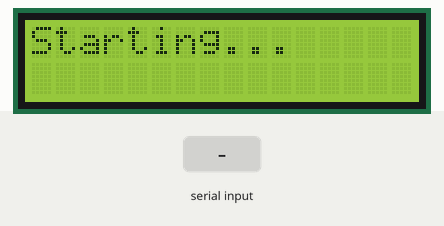
Simulated run of this sketch. Board: Arduino Uno, built with avr-gcc and run on an emulated ATmega328P. Parts: 16×2 character LCD. The inputs (shaded band) are chosen by the test bench.

Above: at 1.2 s.
1.3 s: "1\n" received over Serial
At 2.6 s:
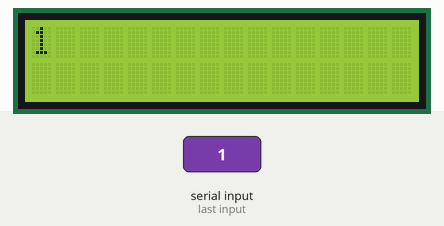
2.9 s: byte 10 ('\n') received over Serial
At 4.0 s:
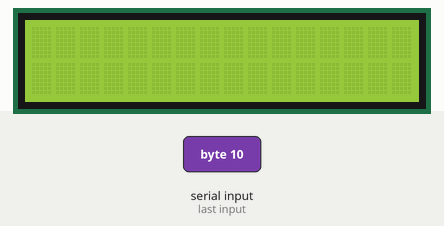
4.5 s: "0\n" received over Serial
At 5.2 s:
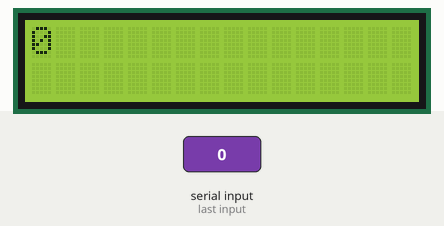
Timing chart, 0 to 7.5 s (numbered marks = the images above; inputs shaded):
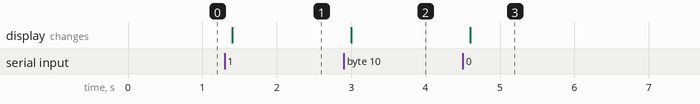

The sketch:

lcd.ino
```cpp
// include the library code:
#include <LiquidCrystal.h>

// initialize the library with the numbers of the interface pins
LiquidCrystal lcd(12, 11, 5, 4, 3, 2);

void setup() {
  Serial.begin(9600);
  lcd.begin(16, 2);
  lcd.print("Starting...");
}

void loop() {
  if (Serial.available()) {
    delay(100);  //wait some time for the data to fully be read
    lcd.clear();
    int wordNum = 0;
    while (Serial.available() > 0) {
      char c = Serial.read();
      if (c == '\n') {
          break;
      }
      else if (c >= 'A' && c <= 'Z') {
        lcd.clear();
      }
      lcd.write(c);
    }
  }
}
```

Measured:
- after the input at 1.3 s, the display: changes after 0.10 s (image 1)
- after the input at 2.9 s, the display: changes after 0.10 s (image 2)
- after the input at 4.5 s, the display: changes after 0.10 s (image 3)
